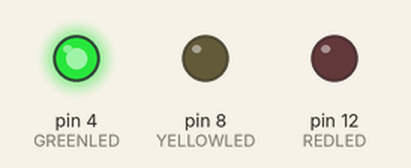
Simulated run of this sketch. Board: Arduino Uno, built with avr-gcc and run on an emulated ATmega328P. On the bench: output pins drawn as LEDs (lit = HIGH).

Above: at 10.0 s.
At 22.5 s:
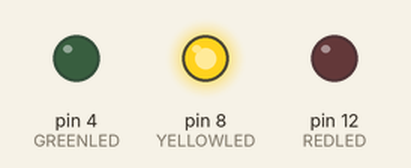
At 35.1 s:
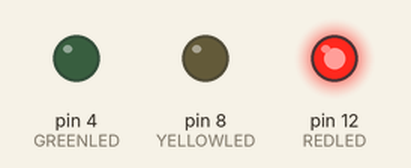
Timing chart, 0 to 59.0 s (numbered marks = the images above):
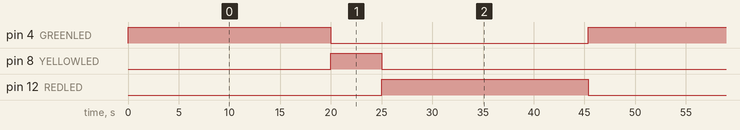

Measured:
- by itself, pin 4 (GREENLED): alternates HIGH for 20.0 s and LOW for 25.4 s
- by itself, pin 8 (YELLOWLED): alternates HIGH for 5.0 s and LOW for 40.4 s
- by itself, pin 12 (REDLED): alternates HIGH for 20.4 s and LOW for 25.0 s

The sketch:

Traffic_Light.ino
```cpp
// C++ code
//
#define GREENLED 4
#define YELLOWLED 8
#define REDLED 12

void setup()
{
  pinMode(GREENLED, OUTPUT);
  pinMode(YELLOWLED, OUTPUT);
  pinMode(REDLED, OUTPUT);
}

void loop()
{
  digitalWrite(GREENLED, HIGH);
  delay(20000);
  digitalWrite(GREENLED, LOW);
  digitalWrite(YELLOWLED, HIGH);
  delay(5000);
  digitalWrite(YELLOWLED, LOW);
  digitalWrite(REDLED, HIGH);
  delay(1000 * 60 * 20);
  digitalWrite(REDLED, LOW);
}
```
